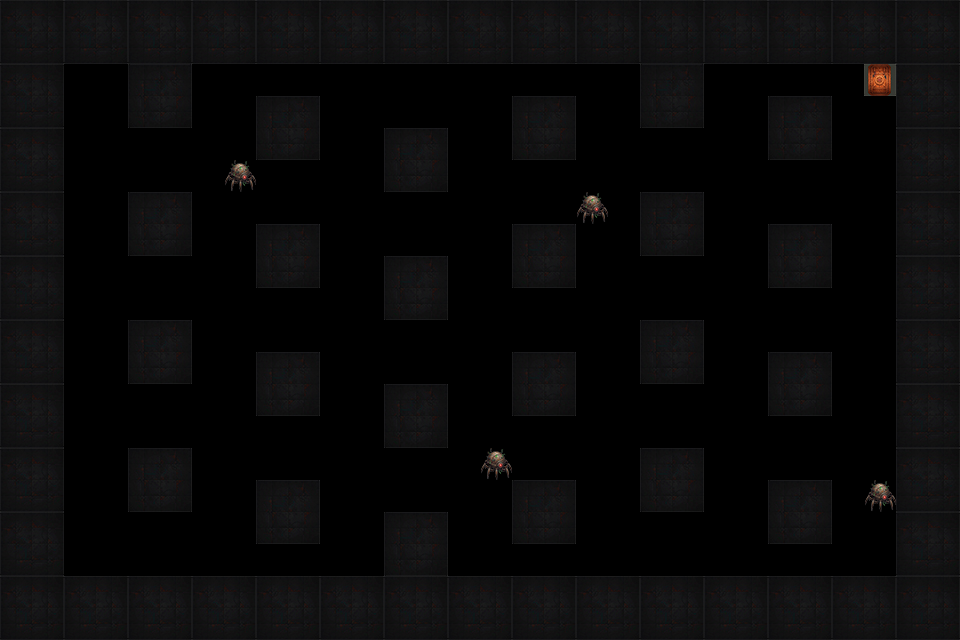

Tiled map render using the project's own tile images. Description and the whole map definition, tile-layer contents included, below:
An orthogonal 30x20 tile map with 32x32 px tiles, 1 tile layer (Слой тайлов 1), 3 tilesets.

<map version="1.10" tiledversion="1.11.2" orientation="orthogonal" renderorder="right-down" width="30" height="20" tilewidth="32" tileheight="32" infinite="0" nextlayerid="2" nextobjectid="1">
 <tileset firstgid="1" source="walls.tsx" />
 <tileset firstgid="5" source="enemy.tsx" />
 <tileset firstgid="6" source="doors.tsx" />
 <layer id="1" name="Слой тайлов 1" width="30" height="20">
  <data encoding="csv">
1,2,1,2,1,2,1,2,1,2,1,2,1,2,1,2,1,2,1,2,1,2,1,2,1,2,1,2,1,2,
3,4,3,4,3,4,3,4,3,4,3,4,3,4,3,4,3,4,3,4,3,4,3,4,3,4,3,4,3,4,
1,2,0,0,2684354563,2684354561,0,0,0,0,0,0,0,0,0,0,0,0,0,0,2684354563,2684354561,0,0,0,0,0,6,1,2,
3,4,0,0,2684354564,2684354562,0,0,2684354563,2684354561,0,0,0,0,0,0,2684354563,2684354561,0,0,2684354564,2684354562,0,0,2684354563,2684354561,0,0,3,4,
1,2,0,0,0,0,0,0,2684354564,2684354562,0,0,2684354563,2684354561,0,0,2684354564,2684354562,0,0,0,0,0,0,2684354564,2684354562,0,0,1,2,
3,4,0,0,0,0,0,5,0,0,0,0,2684354564,2684354562,0,0,0,0,0,0,0,0,0,0,0,0,0,0,3,4,
1,2,0,0,2684354563,2684354561,0,0,0,0,0,0,0,0,0,0,0,0,5,0,2684354563,2684354561,0,0,0,0,0,0,1,2,
3,4,0,0,2684354564,2684354562,0,0,2684354563,2684354561,0,0,0,0,0,0,2684354563,2684354561,0,0,2684354564,2684354562,0,0,2684354563,2684354561,0,0,3,4,
1,2,0,0,0,0,0,0,2684354564,2684354562,0,0,2684354563,2684354561,0,0,2684354564,2684354562,0,0,0,0,0,0,2684354564,2684354562,0,0,1,2,
3,4,0,0,0,0,0,0,0,0,0,0,2684354564,2684354562,0,0,0,0,0,0,0,0,0,0,0,0,0,0,3,4,
1,2,0,0,2684354563,2684354561,0,0,0,0,0,0,0,0,0,0,0,0,0,0,2684354563,2684354561,0,0,0,0,0,0,1,2,
3,4,0,0,2684354564,2684354562,0,0,2684354563,2684354561,0,0,0,0,0,0,2684354563,2684354561,0,0,2684354564,2684354562,0,0,2684354563,2684354561,0,0,3,4,
1,2,0,0,0,0,0,0,2684354564,2684354562,0,0,2684354563,2684354561,0,0,2684354564,2684354562,0,0,0,0,0,0,2684354564,2684354562,0,0,1,2,
3,4,0,0,0,0,0,0,0,0,0,0,2684354564,2684354562,0,0,0,0,0,0,0,0,0,0,0,0,0,0,3,4,
1,2,0,0,2684354563,2684354561,0,0,0,0,0,0,0,0,0,5,0,0,0,0,2684354563,2684354561,0,0,0,0,0,0,1,2,
3,4,0,0,2684354564,2684354562,0,0,2684354563,2684354561,0,0,0,0,0,0,2684354563,2684354561,0,0,2684354564,2684354562,0,0,2684354563,2684354561,0,5,3,4,
1,2,0,0,0,0,0,0,2684354564,2684354562,0,0,2684354563,2684354561,0,0,2684354564,2684354562,0,0,0,0,0,0,2684354564,2684354562,0,0,1,2,
3,4,0,0,0,0,0,0,0,0,0,0,2684354564,2684354562,0,0,0,0,0,0,0,0,0,0,0,0,0,0,3,4,
1,2,1,2,1,2,1,2,1,2,1,2,1,2,1,2,1,2,1,2,1,2,1,2,1,2,1,2,1,2,
3,4,3,4,3,4,3,4,3,4,3,4,3,4,3,4,3,4,3,4,3,4,3,4,3,4,3,4,3,4
</data>
 </layer>
</map>
